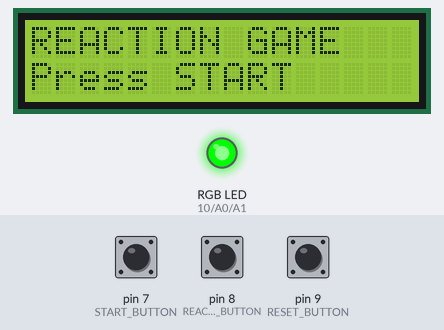
A sketch run on a simulated Arduino Uno, built with avr-gcc and run on an emulated ATmega328P. Shown: 16×2 character LCD, an RGB LED mixed from three pins (HIGH = lit). Inputs (shaded band) come from the test bench; at power-on: pin 7 (START_BUTTON) HIGH, pin 8 (REACTION_BUTTON) HIGH, pin 9 (RESET_BUTTON) HIGH. Random numbers use the default seed unless the sketch sets one.

Above: at 1.2 s.
1.3 s: pin 7 (START_BUTTON) pulled LOW for 0.15 s
At 2.2 s:
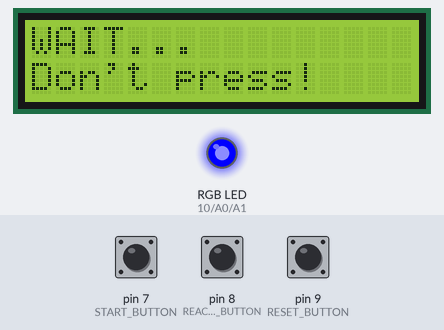
4.4 s: pin 8 (REACTION_BUTTON) pulled LOW for 0.15 s
At 5.7 s:
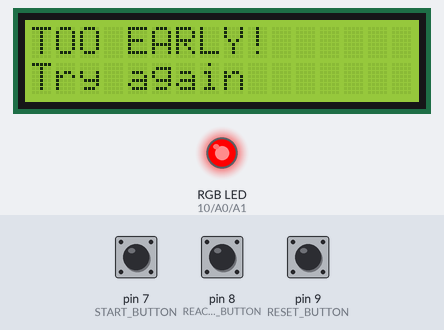
7.5 s: pin 7 (START_BUTTON) pulled LOW for 1 s
At 11.4 s:
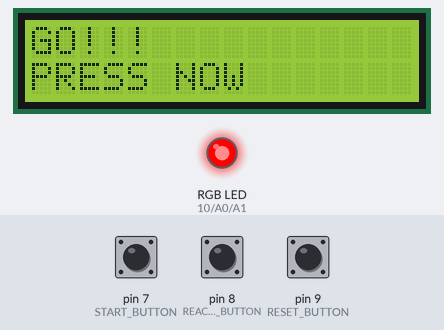
11.5 s: pin 8 (REACTION_BUTTON) pulled LOW for 1 s
At 13.6 s:
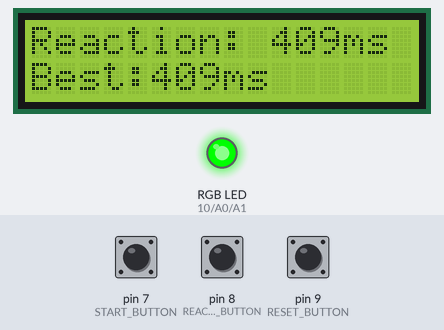
15.5 s: pin 7 (START_BUTTON) pulled LOW for 3.2 s
At 19.7 s:
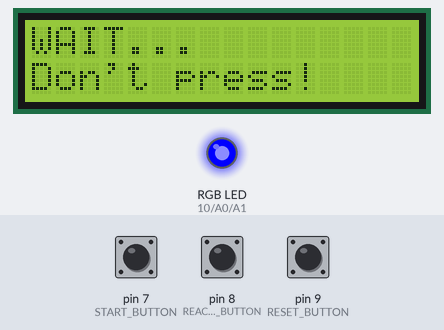
20.2 s: pin 8 (REACTION_BUTTON) pulled LOW for 3.2 s
At 24.4 s:
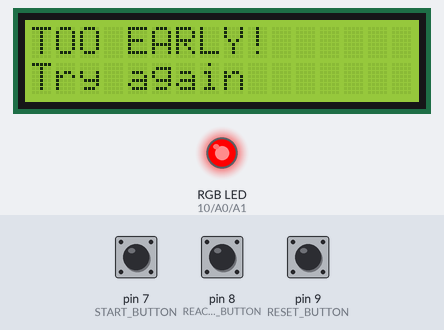
Timing chart, 0 to 26.9 s (numbered marks = the images above; inputs shaded):
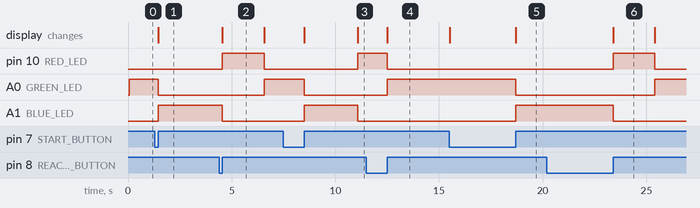

The sketch:

lcd_project.ino
```cpp
#include <LiquidCrystal.h>

// --------------------------------------------------
// LCD CONNECTIONS
// RS = D12
// E  = D11
// D4 = D5
// D5 = D4
// D6 = D3
// D7 = D2
// --------------------------------------------------

LiquidCrystal lcd(12, 11, 5, 4, 3, 2);

// --------------------------------------------------
// PUSH BUTTONS
// --------------------------------------------------

const int START_BUTTON = 7;
const int REACTION_BUTTON = 8;
const int RESET_BUTTON = 9;

// --------------------------------------------------
// RGB LED
// --------------------------------------------------

const int RED_LED = 10;
const int GREEN_LED = A0;
const int BLUE_LED = A1;

// --------------------------------------------------
// GAME VARIABLES
// --------------------------------------------------

unsigned long reactionStartTime = 0;
unsigned long reactionTime = 0;

unsigned long bestTime = 0;

int roundNumber = 0;

enum GameState
{
  READY,
  WAITING,
  REACTION,
  RESULT,
  EARLY
};

GameState state = READY;

// --------------------------------------------------
// RGB LED FUNCTIONS
// --------------------------------------------------

void red()
{
  digitalWrite(RED_LED, HIGH);
  digitalWrite(GREEN_LED, LOW);
  digitalWrite(BLUE_LED, LOW);
}

void green()
{
  digitalWrite(RED_LED, LOW);
  digitalWrite(GREEN_LED, HIGH);
  digitalWrite(BLUE_LED, LOW);
}

void blue()
{
  digitalWrite(RED_LED, LOW);
  digitalWrite(GREEN_LED, LOW);
  digitalWrite(BLUE_LED, HIGH);
}

void off()
{
  digitalWrite(RED_LED, LOW);
  digitalWrite(GREEN_LED, LOW);
  digitalWrite(BLUE_LED, LOW);
}

// --------------------------------------------------
// DISPLAY READY SCREEN
// --------------------------------------------------

void showReady()
{
  lcd.clear();

  lcd.setCursor(0, 0);
  lcd.print("REACTION GAME");

  lcd.setCursor(0, 1);
  lcd.print("Press START");

  green();
}

// --------------------------------------------------
// SETUP
// --------------------------------------------------

void setup()
{
  pinMode(START_BUTTON, INPUT_PULLUP);
  pinMode(REACTION_BUTTON, INPUT_PULLUP);
  pinMode(RESET_BUTTON, INPUT_PULLUP);

  pinMode(RED_LED, OUTPUT);
  pinMode(GREEN_LED, OUTPUT);
  pinMode(BLUE_LED, OUTPUT);

  lcd.begin(16, 2);

  randomSeed(analogRead(A5));

  showReady();
}

// --------------------------------------------------
// WAIT FOR BUTTON RELEASE
// --------------------------------------------------

void waitForRelease(int buttonPin)
{
  while (digitalRead(buttonPin) == LOW)
  {
    delay(10);
  }
}

// --------------------------------------------------
// MAIN PROGRAM
// --------------------------------------------------

void loop()
{

  // ------------------------------------------------
  // RESET / NEW GAME BUTTON
  // ------------------------------------------------

  if (digitalRead(RESET_BUTTON) == LOW)
  {
    roundNumber = 0;
    bestTime = 0;

    showReady();

    waitForRelease(RESET_BUTTON);

    state = READY;

    delay(300);

    return;
  }


  // =================================================
  // READY STATE
  // =================================================

  if (state == READY)
  {

    if (digitalRead(START_BUTTON) == LOW)
    {
      waitForRelease(START_BUTTON);

      roundNumber++;

      lcd.clear();

      lcd.setCursor(0, 0);
      lcd.print("WAIT...");

      lcd.setCursor(0, 1);
      lcd.print("Don't press!");

      blue();

      state = WAITING;

      // Random waiting time:
      // 2000 ms to 5000 ms

      unsigned long waitingTime = random(2000, 5001);

      unsigned long waitStart = millis();

      // ----------------------------------------------
      // WAITING STATE
      // ----------------------------------------------

      while (millis() - waitStart < waitingTime)
      {

        // Check for early button press

        if (digitalRead(REACTION_BUTTON) == LOW)
        {
          waitForRelease(REACTION_BUTTON);

          lcd.clear();

          lcd.setCursor(0, 0);
          lcd.print("TOO EARLY!");

          lcd.setCursor(0, 1);
          lcd.print("Try again");

          red();

          state = EARLY;

          delay(2000);

          showReady();

          state = READY;

          return;
        }

        // Allow reset during waiting

        if (digitalRead(RESET_BUTTON) == LOW)
        {
          roundNumber = 0;
          bestTime = 0;

          waitForRelease(RESET_BUTTON);

          showReady();

          state = READY;

          return;
        }
      }


      // =================================================
      // REACTION STATE
      // =================================================

      lcd.clear();

      lcd.setCursor(0, 0);
      lcd.print("GO!!!");

      lcd.setCursor(0, 1);
      lcd.print("PRESS NOW");

      red();

      // IMPORTANT:
      // Start timing exactly when GO appears.

      reactionStartTime = millis();

      state = REACTION;


      // ----------------------------------------------
      // WAIT FOR REACTION BUTTON
      // ----------------------------------------------

      while (digitalRead(REACTION_BUTTON) == HIGH)
      {

        // Reset button can still restart game

        if (digitalRead(RESET_BUTTON) == LOW)
        {
          roundNumber = 0;
          bestTime = 0;

          waitForRelease(RESET_BUTTON);

          showReady();

          state = READY;

          return;
        }
      }


      // Calculate reaction time in milliseconds

      reactionTime = millis() - reactionStartTime;

      waitForRelease(REACTION_BUTTON);


      // =================================================
      // RESULT STATE
      // =================================================

      lcd.clear();

      lcd.setCursor(0, 0);
      lcd.print("Reaction:");

      lcd.setCursor(10, 0);
      lcd.print(reactionTime);
      lcd.print("ms");

      // Determine best time

      if (bestTime == 0 || reactionTime < bestTime)
      {
        bestTime = reactionTime;
      }

      lcd.setCursor(0, 1);
      lcd.print("Best:");
      lcd.print(bestTime);
      lcd.print("ms");

      green();

      state = RESULT;

      delay(3000);


      // Prepare next round

      lcd.clear();

      lcd.setCursor(0, 0);
      lcd.print("Round ");
      lcd.print(roundNumber + 1);

      lcd.setCursor(0, 1);
      lcd.print("Press START");

      green();

      state = READY;
    }
  }
}
```

Measured:
- after the input at 1.3 s, A0 (GREEN_LED): HIGH → LOW after 0.16 s; A1 (BLUE_LED): LOW → HIGH after 0.16 s; the display: changes after 0.16 s (image 1)
- after the input at 4.4 s, A0 (GREEN_LED): LOW → HIGH after 2.2 s
- after the input at 7.5 s, pin 10 (RED_LED): LOW → HIGH after 3.6 s; A0 (GREEN_LED): HIGH → LOW after 1.0 s; A1 (BLUE_LED): LOW → HIGH after 1.0 s, → LOW 2.6 s later; the display: first changes after 1.0 s (image 3 shows a later state)
- after the input at 11.5 s, pin 10 (RED_LED): HIGH → LOW after 1.0 s; A0 (GREEN_LED): LOW → HIGH after 1.0 s; the display: changes after 1.0 s (image 4)
- after the input at 15.5 s, A0 (GREEN_LED): HIGH → LOW after 3.2 s; A1 (BLUE_LED): LOW → HIGH after 3.2 s
- after the input at 20.2 s, A0 (GREEN_LED): LOW → HIGH after 5.2 s
- what the display in image 2 shows lasts 2.0 s, from 4.6 s to 6.6 s
